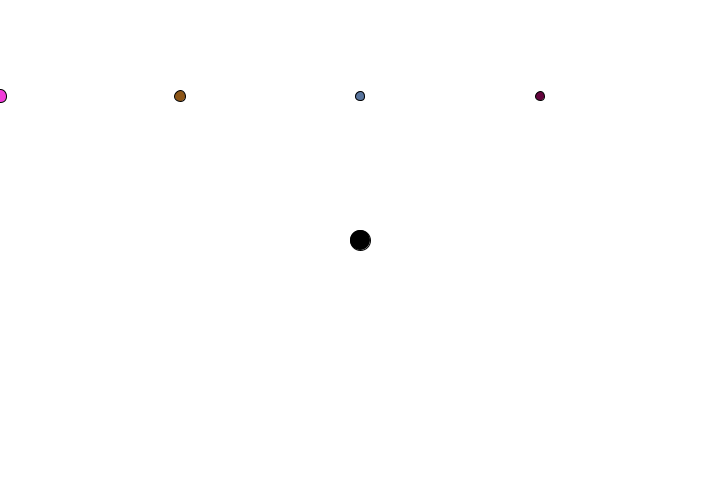
Frame 1 (no input)
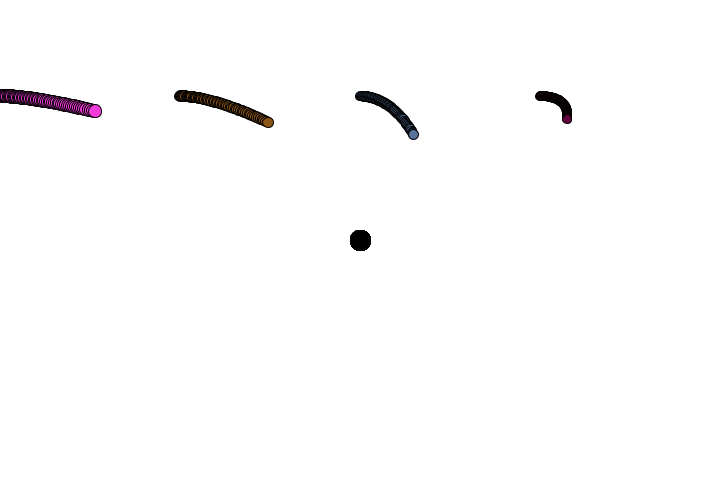
Frame 60 (the mouse pressed at the canvas centre just before this capture)
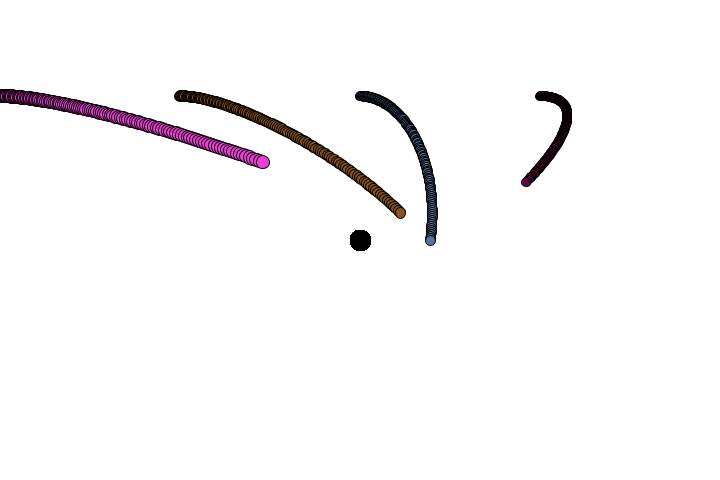
Frame 120 (the mouse held since frame 60 and released just before this capture)

The Processing sketch that drew these frames (run headless with seeded random() and noise(); from frame 60 on, the mouse is pressed at the canvas centre):

// Processing sketch: atraccion_gravitacional
// ── atraccion_gravitacional.pde
Circle b;

Circle planets[];

void setup() {
  size(720, 480);
  background(255);
  b = new Circle(width/2, height/2, 10, 20, 0, 0);
  b.setColor(color(0));

  planets = new Circle[4];
  for (int i = 0; i < planets.length; i++) {
    planets[i]  = new Circle((width/4) * i, height*0.2, random(4, 8), random(1, 4), 1, 0);
    float r = random(255);
    float g = random(255);
    float b = random(255);
    planets[i].setColor(color(r, g, b));
  }
}

void draw() {
  //background(255);
  b.display();

  for (Circle p : planets) {
    PVector attraction = b.attrack(p);

    p.display();
    p.applyForce(attraction);
    p.update();
  }
}

// ── Circle.pde
public class Circle {
  final float G = 1;
  
  private float mass;
  private float radius;
  private float diameter;
  
  private color c;

  PVector location;
  PVector velocity;
  PVector acceleration;

  public Circle(float x, float y, float r, float m, float vx, float vy) {
    this.radius = r;
    this.diameter = 2 * this.radius;
    this.mass = m;
    
    this.c = color(127);

    this.location = new PVector(x, y);
    this.velocity = new PVector(vx, vy);
    this.acceleration = new PVector(0, 0);
  }

  public void setColor(color c){
    this.c = c;
  }

  //2da ley de Newton
  public void applyForce(PVector force) {
    PVector a = PVector.div(force, this.mass);
    this.acceleration.add(a);
  }

  public PVector attrack(Circle other) {
    //Direccion de la fuerza.
    PVector force = PVector.sub(this.location, other.location);
    float d = force.mag();

    d = constrain(d, 5, 30);

    force.normalize();

    //Magnitud de la fuerza.
    float strength = (G*this.mass*other.mass)/(d*d);

    //Magnitud y direccion juntas.
    force.mult(strength);

    return force;
  }

  public void update() {
    this.velocity.add(this.acceleration);
    this.location.add(this.velocity);
    this.acceleration.mult(0);
  }

  public void display() {
    stroke(0);
    fill(this.c);
    ellipse(this.location.x, this.location.y, this.diameter, this.diameter);
  }
}
